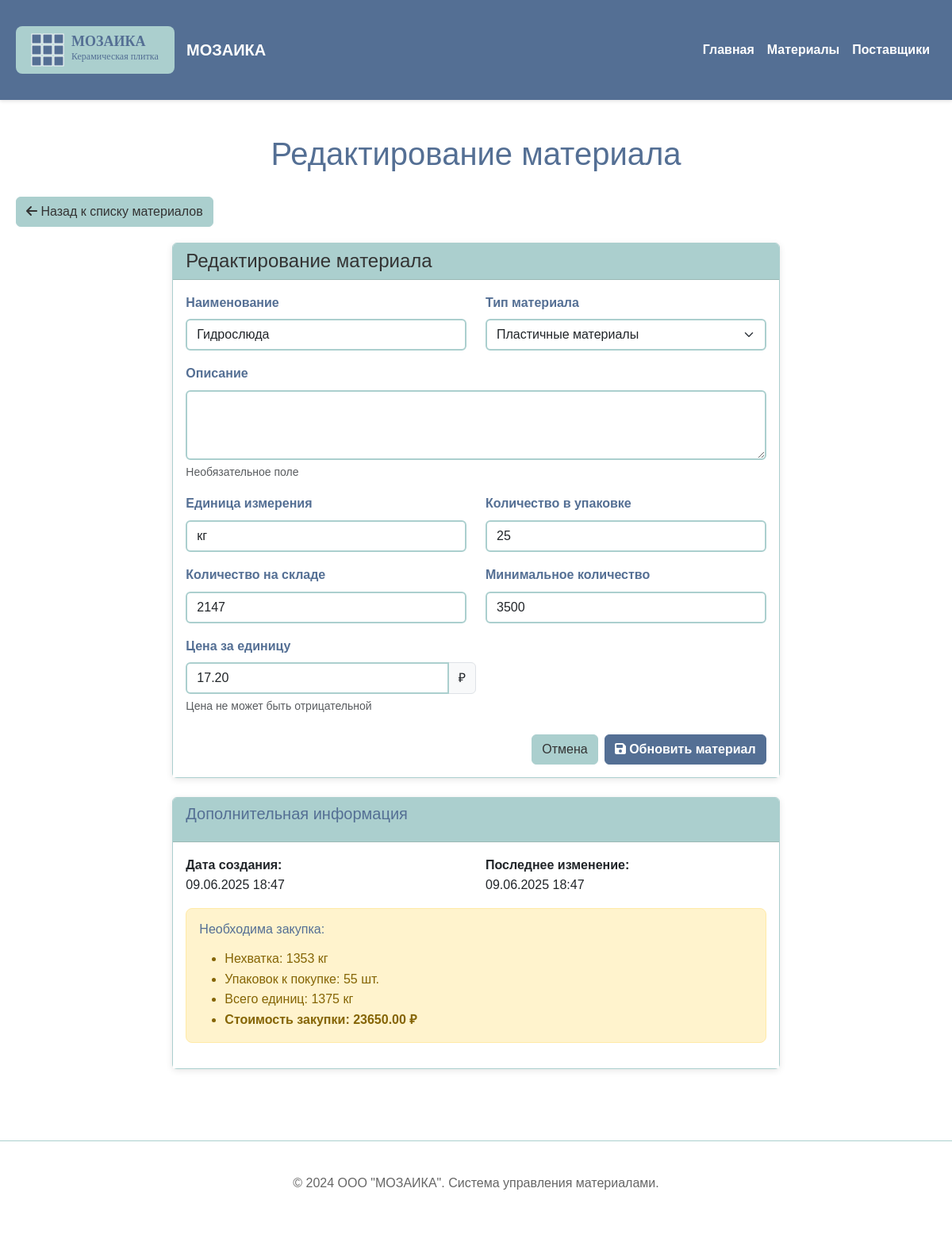
Screenshot of /material/edit/3 with the database file from the repository.
### models.py (models this page shows, shortened)
class Material(db.Model):
    __tablename__ = 'materials'
    id = db.Column(db.Integer, primary_key=True)
    name = db.Column(db.String(200), nullable=False)
    type_id = db.Column(db.Integer, db.ForeignKey('material_types.id'), nullable=False)
    description = db.Column(db.Text)
    unit_of_measure = db.Column(db.String(20), nullable=False)  # единица измерения
    quantity_in_package = db.Column(db.Integer, nullable=False, default=1)  # количество в упаковке
    quantity_in_stock = db.Column(db.Integer, nullable=False, default=0)  # количество на складе
    min_quantity = db.Column(db.Integer, nullable=False, default=0)  # минимальное количество
    price_per_unit = db.Column(db.Numeric(10, 2), nullable=False)  # цена за единицу
    created_at = db.Column(db.DateTime, default=datetime.utcnow)
    updated_at = db.Column(db.DateTime, default=datetime.utcnow, onupdate=datetime.utcnow)
    def calculate_min_purchase_cost(self):
        if self.quantity_in_stock >= self.min_quantity:
            return 0.0
        shortage = self.min_quantity - self.quantity_in_stock
        packages_needed = (shortage + self.quantity_in_package - 1) // self.quantity_in_package
        total_units_to_buy = packages_needed * self.quantity_in_package
        cost = float(total_units_to_buy * self.price_per_unit)
        return round(cost, 2)
    def get_shortage_info(self):
        shortage = self.min_quantity - self.quantity_in_stock
        packages_needed = (shortage + self.quantity_in_package - 1) // self.quantity_in_package
        total_units_to_buy = packages_needed * self.quantity_in_package
        cost = self.calculate_min_purchase_cost()
        return {
            'has_shortage': True,
            'shortage_amount': shortage,
            'packages_needed': packages_needed,
            'total_units_to_buy': total_units_to_buy,
            'min_purchase_cost': cost
        }

### routes.py (the view, shortened to what this page needs)
@app.route('/material/edit/<int:id>', methods=['GET', 'POST'])
def edit_material(id):
    material = Material.query.get_or_404(id)
    form = MaterialForm(obj=material)
    return render_template('material_form.html', form=form, title='Редактирование материала', material=material)

### templates/material_form.html (shortened to what this page needs)
{% extends "base.html" %}
{% block page_header %}
<h1>{{ title }}</h1>
{% endblock %}
{% block content %}
<div class="back-button">
    <a href="{{ url_for('materials') }}" class="btn btn-secondary">
        <i class="fas fa-arrow-left"></i> Назад к списку материалов
    </a>
</div>
<div class="row justify-content-center">
    <div class="col-lg-8">
        <div class="card">
            <div class="card-header">
                <h4 class="card-title mb-0">{{ title }}</h4>
            </div>
            <div class="card-body">
                <form method="POST" data-validate novalidate>
                    <div class="row">
                        <div class="col-md-6 mb-3">
                            {{ form.name.label(class="form-label") }}
                            {{ form.name(class="form-control" + (" is-invalid" if form.name.errors else "")) }}
                        </div>
                        <div class="col-md-6 mb-3">
                            {{ form.type_id.label(class="form-label") }}
                            {{ form.type_id(class="form-select" + (" is-invalid" if form.type_id.errors else "")) }}
                        </div>
                    </div>
                    <div class="mb-3">
                        {{ form.description.label(class="form-label") }}
                        {{ form.description(class="form-control", rows="3") }}
                        <div class="form-text">Необязательное поле</div>
                    </div>
                    <div class="row">
                        <div class="col-md-6 mb-3">
                            {{ form.unit_of_measure.label(class="form-label") }}
                            {{ form.unit_of_measure(class="form-control" + (" is-invalid" if form.unit_of_measure.errors else ""), placeholder="кг, л, шт, м²") }}
                        </div>
                        <div class="col-md-6 mb-3">
                            {{ form.quantity_in_package.label(class="form-label") }}
                            {{ form.quantity_in_package(class="form-control" + (" is-invalid" if form.quantity_in_package.errors else ""), min="1") }}
                        </div>
                    </div>
                    <div class="row">
                        <div class="col-md-6 mb-3">
                            {{ form.quantity_in_stock.label(class="form-label") }}
                            {{ form.quantity_in_stock(class="form-control" + (" is-invalid" if form.quantity_in_stock.errors else ""), min="0") }}
                        </div>
                        <div class="col-md-6 mb-3">
                            {{ form.min_quantity.label(class="form-label") }}
                            {{ form.min_quantity(class="form-control" + (" is-invalid" if form.min_quantity.errors else ""), min="0") }}
                        </div>
                    </div>
                    <div class="col-md-6 mb-3">
                        {{ form.price_per_unit.label(class="form-label") }}
                        <div class="input-group">
                            {{ form.price_per_unit(class="form-control" + (" is-invalid" if form.price_per_unit.errors else ""), min="0.01", step="0.01") }}
                            <span class="input-group-text">₽</span>
                        </div>
                        <div class="form-text">Цена не может быть отрицательной</div>
                    </div>
                    <div class="d-flex justify-content-end gap-2 mt-4">
                        <a href="{{ url_for('materials') }}" class="btn btn-secondary">
                            Отмена
                        </a>
                        <button type="submit" class="btn btn-primary">
                            <i class="fas fa-save"></i>
                            {% if material %}Обновить{% else %}Добавить{% endif %} материал
                        </button>
                    </div>
                </form>
            </div>
        </div>
        {% if material %}
            <div class="card mt-4">
                <div class="card-header">
                    <h5>Дополнительная информация</h5>
                </div>
                <div class="card-body">
                    <div class="row">
                        <div class="col-md-6">
                            <p><strong>Дата создания:</strong><br>
                            {{ material.created_at.strftime('%d.%m.%Y %H:%M') if material.created_at else 'Неизвестно' }}</p>
                        </div>
                        <div class="col-md-6">
                            <p><strong>Последнее изменение:</strong><br>
                            {{ material.updated_at.strftime('%d.%m.%Y %H:%M') if material.updated_at else 'Неизвестно' }}</p>
                        </div>
                    </div>
                    {% set shortage_info = material.get_shortage_info() %}
                    {% if shortage_info.has_shortage %}
                        <div class="alert alert-warning">
                            <h6>Необходима закупка:</h6>
                            <ul class="mb-0">
                                <li>Нехватка: {{ shortage_info.shortage_amount }} {{ material.unit_of_measure }}</li>
                                <li>Упаковок к покупке: {{ shortage_info.packages_needed }} шт.</li>
                                <li>Всего единиц: {{ shortage_info.total_units_to_buy }} {{ material.unit_of_measure }}</li>
                                <li><strong>Стоимость закупки: {{ "%.2f"|format(shortage_info.min_purchase_cost) }} ₽</strong></li>
                            </ul>
                        </div>
                    {% else %}
                        <div class="alert alert-success">
                            Запасы материала достаточны
                        </div>
                    {% endif %}
                </div>
            </div>
        {% endif %}
    </div>
</div>
{% endblock %}

### static/css/style.css (style rules this page uses)
body { font-family: 'Comic Sans MS', cursive, sans-serif; background-color: #FFFFFF; color: #333; margin: 0; padding: 0; line-height: 1.6; }
h1, h2, h3, h4, h5, h6 { font-family: 'Comic Sans MS', cursive, sans-serif; color: #546F94; margin-bottom: 15px; }
h1 { font-size: 2.5em; text-align: center; margin-bottom: 30px; }
.btn-primary { background-color: #546F94; border-color: #546F94; font-family: 'Comic Sans MS', cursive, sans-serif; font-weight: bold; }
.btn-secondary { background-color: #ABCFCE; border-color: #ABCFCE; color: #333; font-family: 'Comic Sans MS', cursive, sans-serif; }
.card { border: 1px solid #ABCFCE; box-shadow: 0 2px 8px rgba(0,0,0,0.1); margin-bottom: 20px; }
.card-header { background-color: #ABCFCE; color: #333; font-weight: bold; border-bottom: 1px solid #9bb8b5; }
.card-body { background-color: #FFFFFF; }
.form-control, .form-select { font-family: 'Comic Sans MS', cursive, sans-serif; border: 2px solid #ABCFCE; }
.form-label { font-weight: bold; color: #546F94; }
.alert { font-family: 'Comic Sans MS', cursive, sans-serif; border-radius: 8px; }
.alert-warning { background-color: #fff3cd; border-color: #ffeaa7; color: #856404; }
.back-button { margin-bottom: 20px; }

### rows the page displays
Material: name "Гидрослюда", type_id "Пластичные материалы", unit_of_measure "кг", quantity_in_package "25", quantity_in_stock "2147", min_quantity "3500", price_per_unit "17.20", created_at "09.06.2025 18:47", updated_at "09.06.2025 18:47"

### other values shown
{{ title }} "Редактирование материала"
{{ shortage_info.shortage_amount }} "1353"
{{ shortage_info.packages_needed }} "55"
{{ shortage_info.total_units_to_buy }} "1375"
{{ "%.2f"|format(shortage_info.min_purchase_cost) }} "23650.00"
